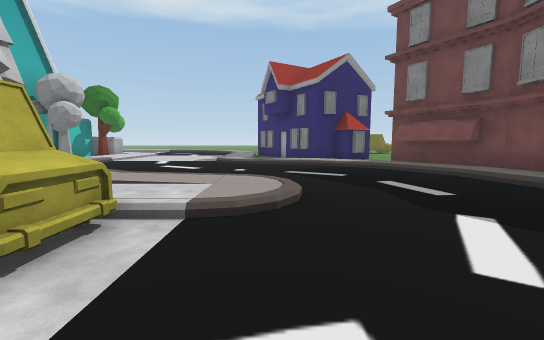
[1] (above)

18 first-person views from a walk through a scene from a Unity 3-D project. The camera is 1.5 m above the floor, tilts 6° down and sees 90° across. The floor is counted in squares, 2 m on a side. Each view is taken from the middle of a square. On the plan, view 1 faces up. The plan holds only what a view shows up to about 10 squares ahead; the rest is blank. The place goes on beyond the plan. Some surface patterns are stand-ins.

[2]
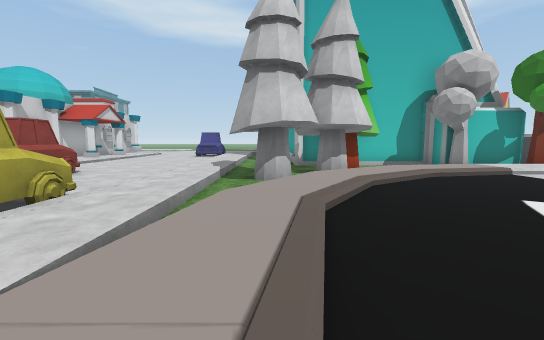

[3]
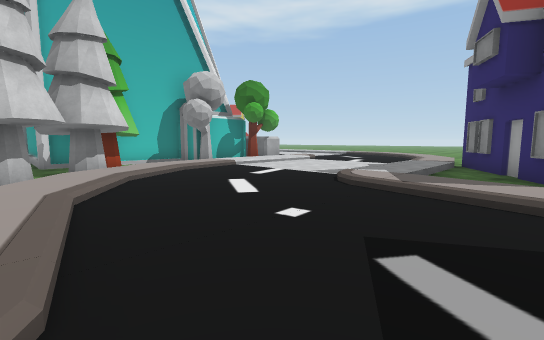

[4]
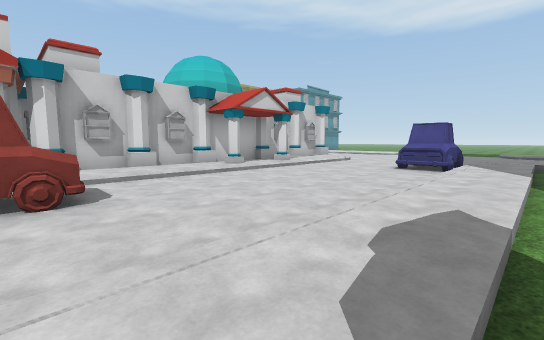

[5]
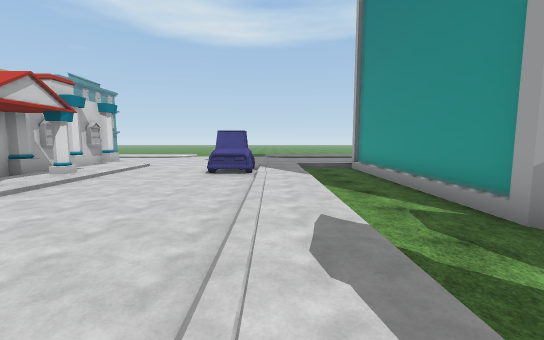

[6]
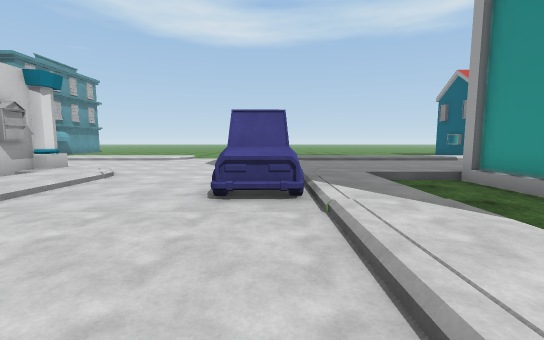

[7]
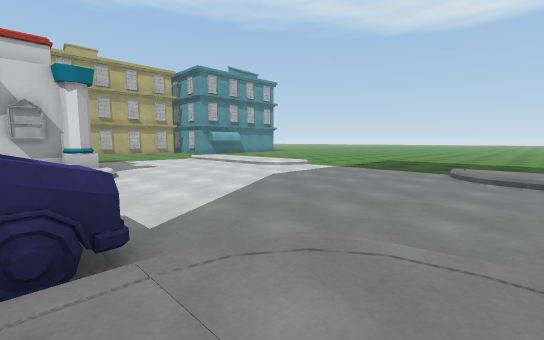

[8]
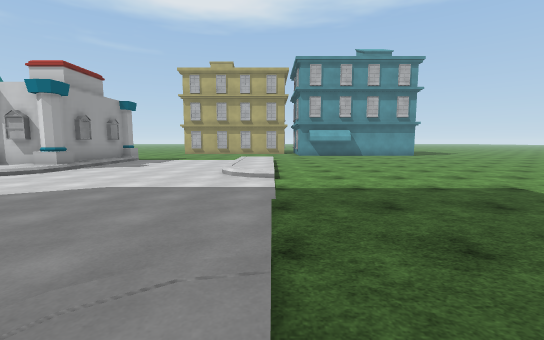

[9]
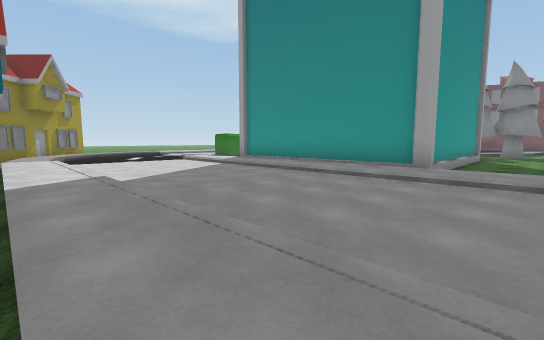

[10]
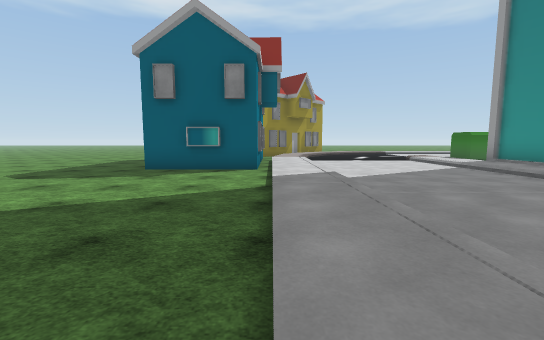

[11]
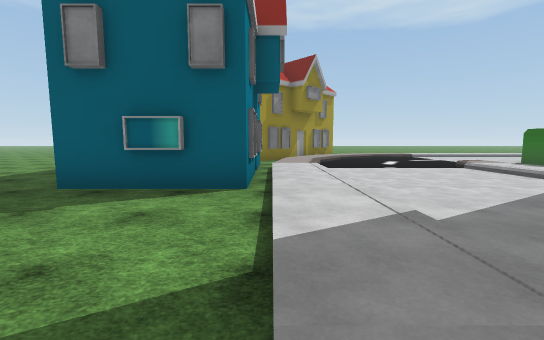

[12]
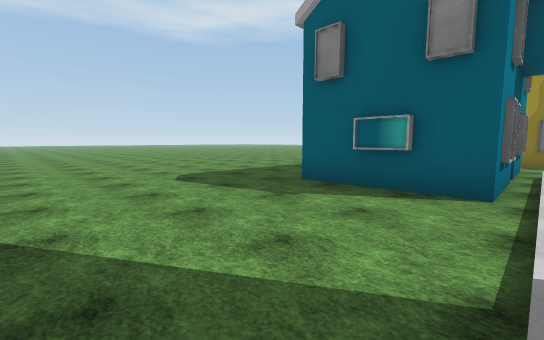

[13]
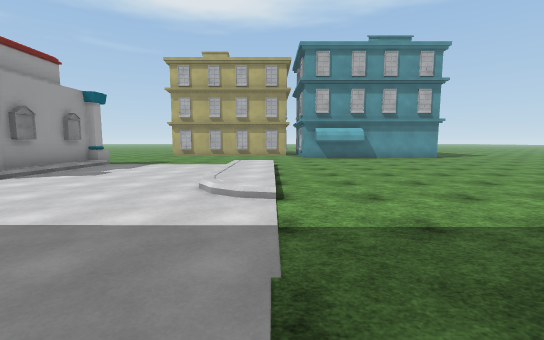

[14]
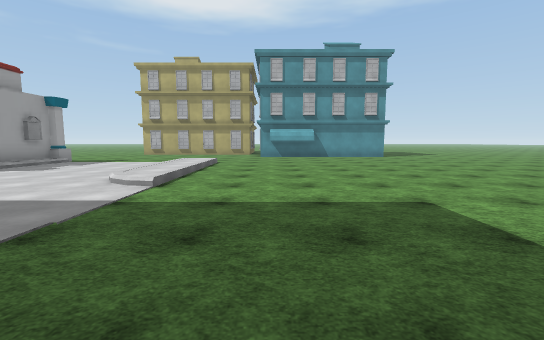

[15]
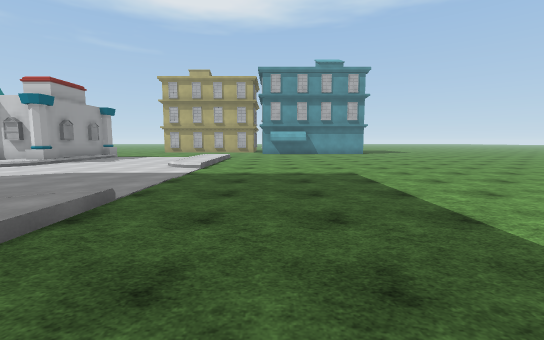

[16]
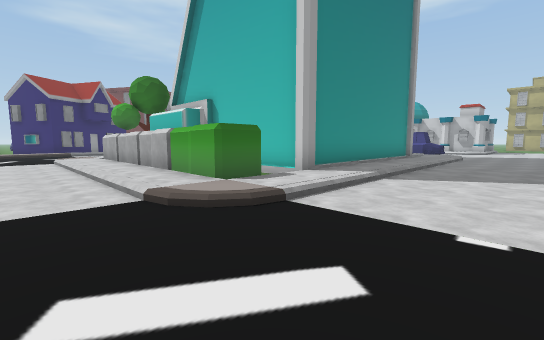

[17]
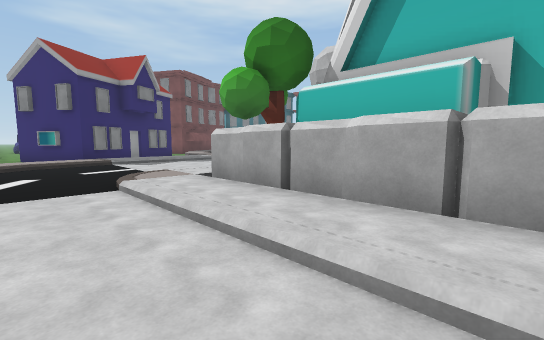

[18]
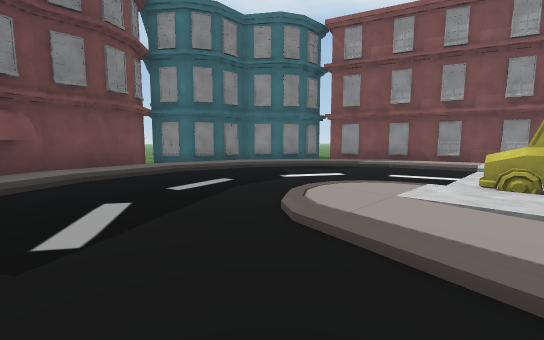

### Floor plan
Key: @ floor where view 1 was taken; # wall or solid block; . main floor; : floor 0.25 m higher than the main floor; / step, stairs or slope; O other object.
Columns run from 33 left of view 1 to 8 right of it. Each row starts with its distance up from view 1.
 17   ..       .:/................/:
 16   ...     #O:..................:/.#
 15    ...    #O:....::::::::::/...//##
 14   .....   #/:....:OOOOOOOO:/...//O
 13   ......  #O:....:.     #O  ...//.#
 12   ...... ##O:....:##    ##:/...//.O
 11  ........../:....:#      #:/...//
 10 .........../:....:#     OO:/.../::/
  9 .........../:....:#     #.//....///:/#
  8 .........../:....:#     #.//......./:##
  7 .........../:....:#     ##.//......./:##
  6          ../:....:#######.#/://....../:#
  5        ..../:....:.........#./:://.../:##
  4      ....../:....:///////////////:....:.#
  3      ......//..../:::::::::::::::/.../:O#O
  2      .............OO..........OO...../:O
  1     ..............OO.........   .....//#
  0    ........................OO   .@../OO
 -1   .........................OO   .//:/#
 -2  ..........//....::::#:#:::     :::###
 -3 .........../:....#OO####OO##    ####
 -4 .........../:....#
 -5  ........../:....#
 -6 .........../:....#
 -7 ............ ....#
 -8   .........  ....

Where each view was taken, in squares from view 1:
view 1: 0 up, 0 right, facing up
view 2: 5 up, 0 right, facing left
view 3: 5 up, 1 right, facing up-left
view 4: 4 up, 6 left, facing down-left
view 5: 3 up, 6 left, facing left
view 6: 2 up, 10 left, facing left
view 7: 4 up, 15 left, facing down-left
view 8: 4 up, 22 left, facing down
view 9: 4 up, 22 left, facing up-right
view 10: 4 up, 22 left, facing up
view 11: 7 up, 22 left, facing up
view 12: 7 up, 22 left, facing up-left
view 13: 2 up, 22 left, facing down
view 14: 3 up, 24 left, facing down
view 15: 6 up, 24 left, facing down
view 16: 17 up, 19 left, facing down-right
view 17: 17 up, 12 left, facing down-right
view 18: 7 up, 2 left, facing down-right
